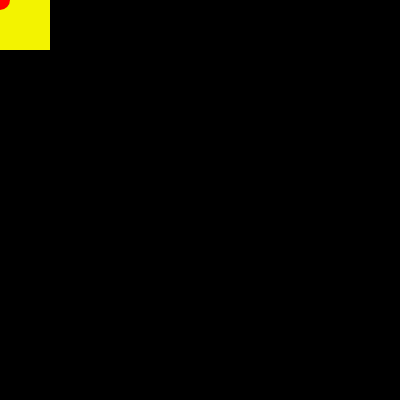
Frame 1 (no input)
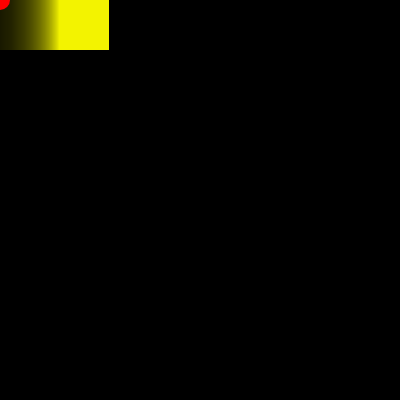
Frame 60 (no input)
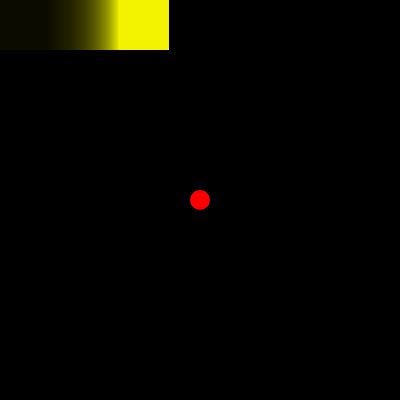
Frame 120 (the mouse pressed at the canvas centre since frame 60)

The p5.js sketch that drew these frames (run headless with seeded random() and noise() and a simulated clock; from frame 60 on, the mouse is pressed at the canvas centre):

// p5.js sketch
// ── sketch.js
let buffer;
let xPos = 0;
let yPos = 0;
let rectWidth = 50;

let angle = 0;

function setup() {
  createCanvas(400, 400);
  buffer = createGraphics(400, 400);
}

function draw() {
  background(0);

  buffer.noStroke();
  buffer.background(0, 10);
  buffer.fill(255, 255, 0);
  buffer.rect(xPos, yPos, rectWidth, rectWidth);
  xPos += 1;
  if (xPos > width - rectWidth) {
    xPos = 0;
    yPos += rectWidth;
  }
  if (yPos > height - rectWidth) {
    xPos = 0;
    yPos = 0;
  }
  image(buffer, 0, 0);
  noStroke();
  fill(0, 12);
  rect(0, 0, width, height);
  fill(255, 0, 0);
  ellipse(mouseX, mouseY, 20);

  angle++;
}
